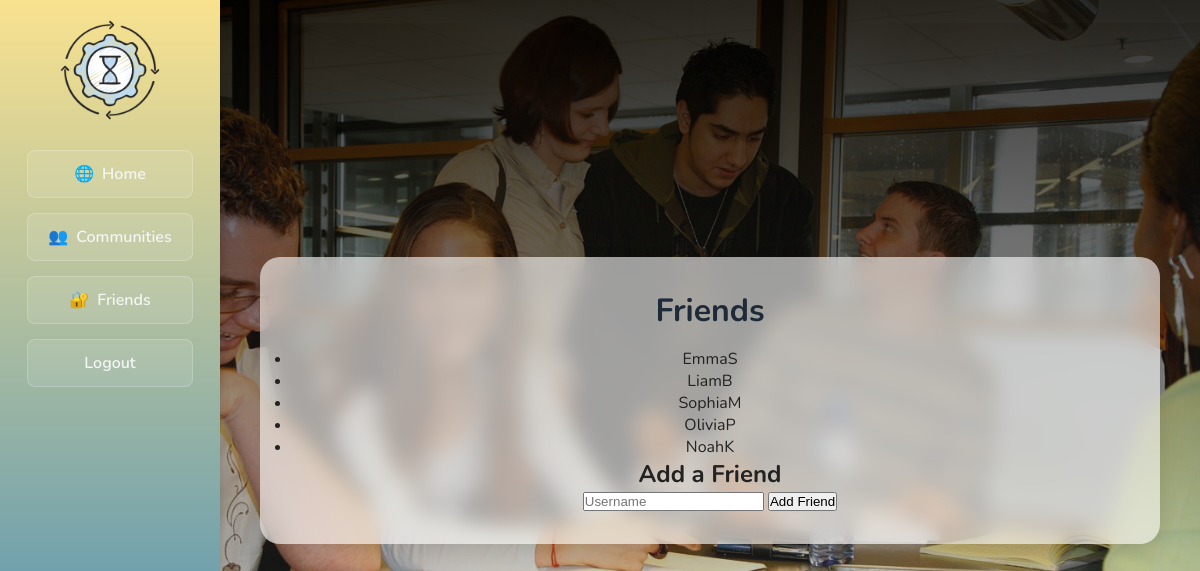
/friends (signed in), run on the app's committed database.
### tables this page shows
CREATE TABLE Users (
    UserID INTEGER PRIMARY KEY,
    Username TEXT NOT NULL,
    Password TEXT NOT NULL, -- in practice, hashed
    Email TEXT NOT NULL,
    Bio TEXT,
    YearGroup TEXT,
    AcademicAchievements TEXT
);

### main.py (the view)
@app.route("/friends", methods=["GET"])
def friends():
    if "user_id" not in session:
        flash("You must be logged in to view friends.", "warning")
        return redirect(url_for("login"))
    conn = get_db_connection()
    friends_list = conn.execute(
        """
        SELECT U.Username
        FROM Friends F
        JOIN Users U ON F.FriendUserID = U.UserID
        WHERE F.UserID = ?
        """,
        (session["user_id"],),
    ).fetchall()
    conn.close()
    return render_template("friends.html", friends=friends_list)

### main.py (called while the page is built)
def get_db_connection():
    conn = sqlite3.connect("database/data_source.db")
    conn.row_factory = sqlite3.Row
    return conn

### templates/friends.html
{% extends 'layout.html' %} {% block title %}Friends{% endblock %} {% block
content %}
<h1>Friends</h1>
<ul>
  {% for friend in friends %}
  <li>{{ friend.Username }}</li>
  {% endfor %}
</ul>
<h2>Add a Friend</h2>
<form method="POST" action="{{ url_for('add_friend') }}">
  <input type="text" name="friend_username" placeholder="Username" required />
  <button type="submit">Add Friend</button>
</form>
{% endblock %}

### static/css/style.css (style rules this page uses)
* { margin: 0; padding: 0; box-sizing: border-box; }
body { font-family: "Poppins", "Nunito", sans-serif; font-size: 1rem; color: #2a2a2a; background: linear-gradient(135deg, #e8f1f2 0%, #dceefb 100%); }
h1 { color: #1e2a38; font-size: 2rem; margin-bottom: 1rem; }

### data on the page
Users: Username "EmmaS"
Users: Username "LiamB"
Users: Username "SophiaM"
Users: Username "OliviaP"
Users: Username "NoahK"
